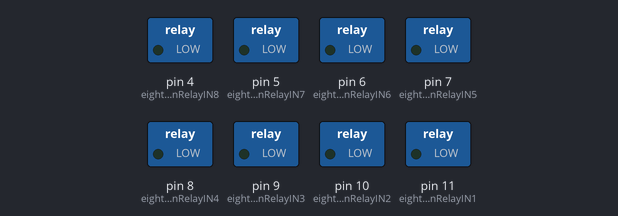
A sketch run on a simulated Arduino Uno, built with avr-gcc and run on an emulated ATmega328P. Parts: switched loads named in the sketch (green lamp = pin HIGH).

Above: at 0.2 s.
At 0.7 s:
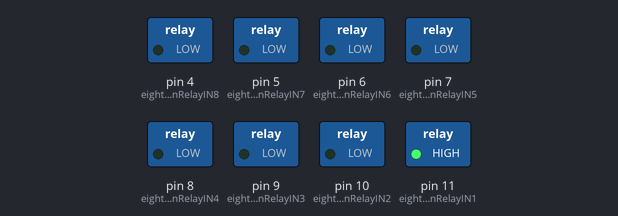
At 6.7 s:
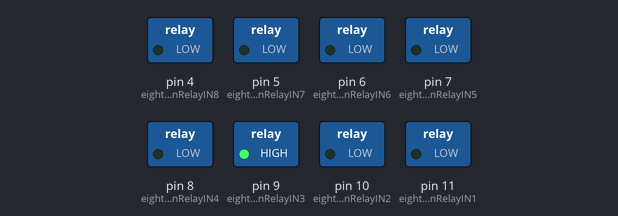
At 12.0 s:
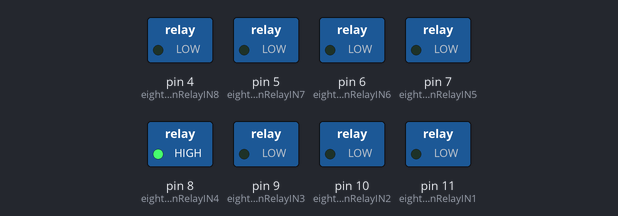
At 18.0 s:
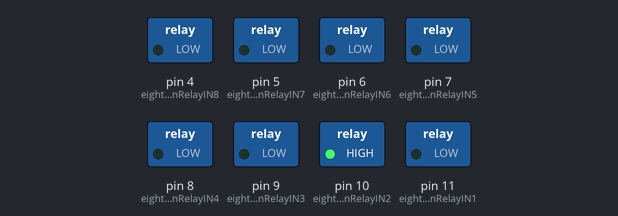
Timing chart, 0 to 19.5 s (numbered marks = the images above):
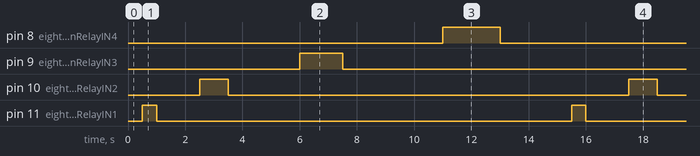

Measured:
- by itself, pin 8 (eightChanRelayIN4): alternates HIGH for 2.0 s and LOW for 13.0 s
- by itself, pin 9 (eightChanRelayIN3): alternates HIGH for 1.5 s and LOW for 13.5 s
- by itself, pin 10 (eightChanRelayIN2): alternates HIGH for 1.0 s and LOW for 14.0 s
- by itself, pin 11 (eightChanRelayIN1): alternates HIGH for 0.50 s and LOW for 14.5 s

The sketch:

Relay_demo.ino
```cpp
/* Langster's Test Code for
 *  Elegoo 8 Channel Relay PCB
 *  07/07/2019
 *  Test circuit output is a Green 5 mm LED
 *  and a 220 Ohm resistor connected
 *  between common and Normally Closed screw
 *  terminals on the channel 1 relay outputs
 *
 *  The Elegoo relay module is connected to
 *  an Arduino Uno R3 on the following pins:
 *
 *  GND connects to GND of the Arduino
 *  IN1 connects to Pin 11 of the Arduino
 *  IN1 connects to Pin 10 of the Arduino
 *  IN2 connects to Pin 9 of the Arduino
 *  IN3 connects to Pin 8 of the Arduino
 *  IN4 connects to Pin 7 of the Arduino
 *  IN5 connects to Pin 6 of the Arduino
 *  IN6 connects to Pin 5 of the Arduino
 *  IN7 connects to Pin 4 of the Arduino
 *  VCC connects to Vin pin of the Arduino
 */

int eightChanRelayIN1 = 11;   //variable for relay channel 1 drive pin
int eightChanRelayIN2 = 10;   //variable for relay channel 2 drive pin
int eightChanRelayIN3 = 9;   //variable for relay channel 3 drive pin
int eightChanRelayIN4 = 8;   //variable for relay channel 4 drive pin
int eightChanRelayIN5 = 7;   //variable for relay channel 5 drive pin
int eightChanRelayIN6 = 6;   //variable for relay channel 6 drive pin
int eightChanRelayIN7 = 5;   //variable for relay channel 7 drive pin
int eightChanRelayIN8 = 4;   //variable for relay channel 8 drive pin

int relayDwellTimeMS1 = 500; //variable for setting the dwell time a relay is actuated for
int relayDwellTimeMS2 = 1000; //variable for setting the dwell time a relay is actuated for
int relayDwellTimeMS3 = 1500; //variable for setting the dwell time a relay is actuated for
int relayDwellTimeMS4 = 2000; //variable for setting the dwell time a relay is actuated for

void setup() {

Serial.begin(9600);      // open the serial port at 9600 bps:
pinMode(eightChanRelayIN1, OUTPUT); //set the relay drive pin for channel 1 to be an output
pinMode(eightChanRelayIN2, OUTPUT); //set the relay drive pin for channel 2 to be an output
pinMode(eightChanRelayIN3, OUTPUT); //set the relay drive pin for channel 3 to be an output
pinMode(eightChanRelayIN4, OUTPUT); //set the relay drive pin for channel 4 to be an output
pinMode(eightChanRelayIN5, OUTPUT); //set the relay drive pin for channel 5 to be an output
pinMode(eightChanRelayIN6, OUTPUT); //set the relay drive pin for channel 6 to be an output
pinMode(eightChanRelayIN7, OUTPUT); //set the relay drive pin for channel 7 to be an output
pinMode(eightChanRelayIN8, OUTPUT); //set the relay drive pin for channel 8 to be an output

}

void loop() {
digitalWrite(eightChanRelayIN1, LOW);   //switch relay channel 1
delay(relayDwellTimeMS1);                //wait for the dwell time (500 ms)
digitalWrite(eightChanRelayIN1, HIGH);  //switch relay channel 1
delay(relayDwellTimeMS1);                //wait for the dwell time (500 ms)
digitalWrite(eightChanRelayIN1, LOW);   //switch relay channel 1
delay(relayDwellTimeMS1);                //wait for the dwell time (500 ms)

digitalWrite(eightChanRelayIN2, LOW);   //switch relay channel 2
delay(relayDwellTimeMS2);                //wait for the dwell time (1000 ms)
digitalWrite(eightChanRelayIN2, HIGH);  //switch relay channel 2
delay(relayDwellTimeMS2);                //wait for the dwell time (1000 ms)
digitalWrite(eightChanRelayIN2, LOW);   //switch relay channel 2
delay(relayDwellTimeMS2);                //wait for the dwell time (1000 ms)

digitalWrite(eightChanRelayIN3, LOW);   //switch relay channel 3
delay(relayDwellTimeMS3);                //wait for the dwell time (1500 ms)
digitalWrite(eightChanRelayIN3, HIGH);  //switch relay channel 3
delay(relayDwellTimeMS3);                //wait for the dwell time (1500 ms)
digitalWrite(eightChanRelayIN3, LOW);   //switch relay channel 3
delay(relayDwellTimeMS3);                //wait for the dwell time (1500 ms)

digitalWrite(eightChanRelayIN4, LOW);   //switch relay channel 4
delay(relayDwellTimeMS4);                //wait for the dwell time (2000 ms)
digitalWrite(eightChanRelayIN4, HIGH);  //switch relay channel 4
delay(relayDwellTimeMS4);                //wait for the dwell time (2000 ms)
digitalWrite(eightChanRelayIN4, LOW);   //switch relay channel 4
delay(relayDwellTimeMS4);                //wait for the dwell time (2000 ms)

}
```
